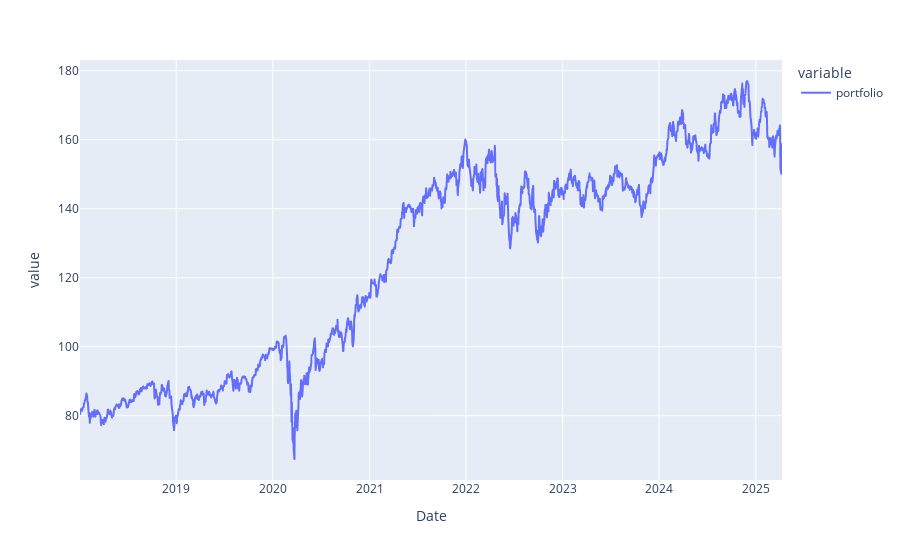

Notebook code for this chart:
### Code cell
portfolio.df['portfolio'].plot(backend='plotly')

### Figure 1 — Plotly figure (JSON) as saved in the notebook; plotly's stock layout.template omitted (floating-point values rounded to 4 significant figures; data arrays with more than 128 entries replaced by an {"elided": "..."} marker saying what was removed)
{"data": [{"hovertemplate": "variable=portfolio<br>Date=%{x}<br>value=%{y}<extra></extra>", "legendgroup": "portfolio", "line": {"color": "#636efa", "dash": "solid"}, "marker": {"symbol": "circle"}, "mode": "lines", "name": "portfolio", "showlegend": true, "type": "scattergl", "x": {"elided": "1829 str values"}, "xaxis": "x", "y": {"elided": "1829 float values"}, "yaxis": "y"}], "layout": {"legend": {"title": {"text": "variable"}, "tracegroupgap": 0}, "margin": {"t": 60}, "xaxis": {"anchor": "y", "domain": [0, 1], "title": {"text": "Date"}}, "yaxis": {"anchor": "x", "domain": [0, 1], "title": {"text": "value"}}}}
